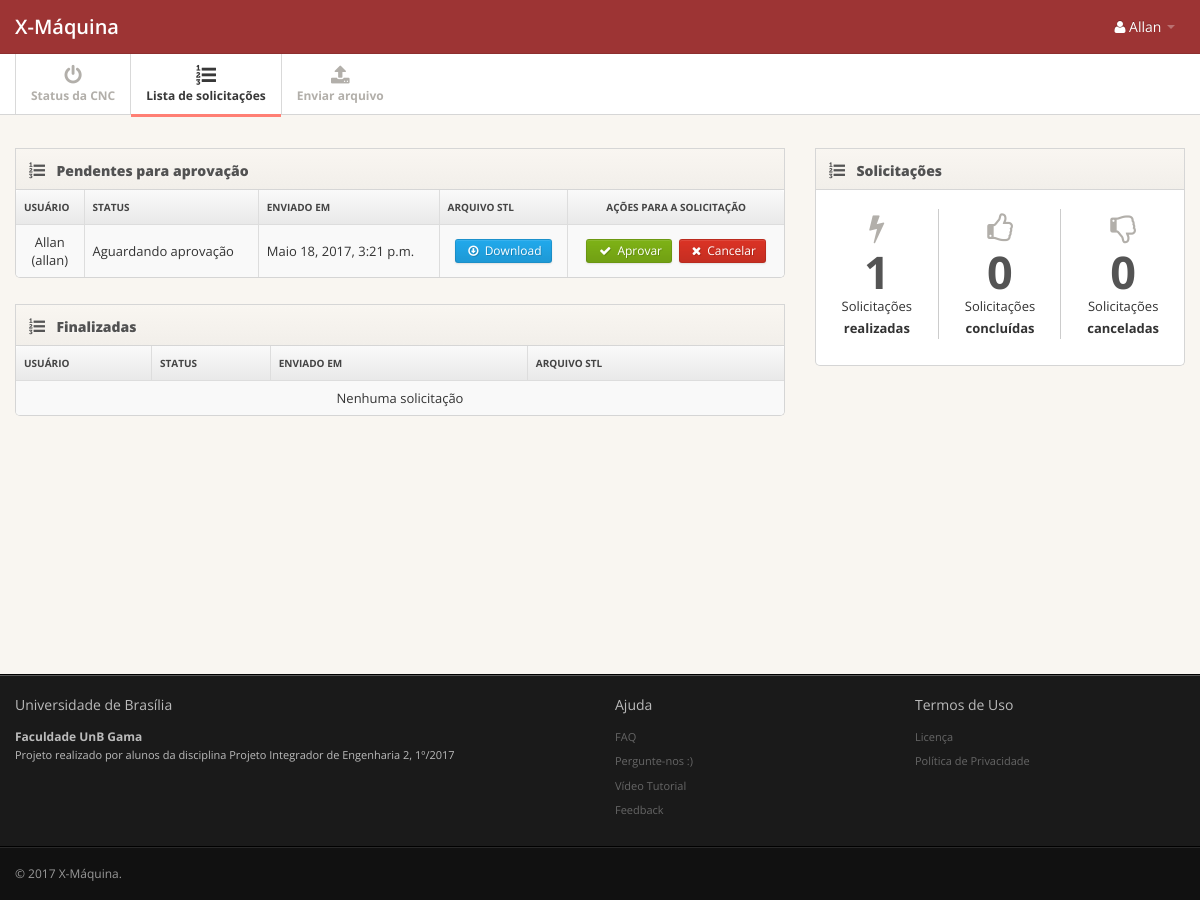
Before: /request/list/ (signed in) with the older database file.
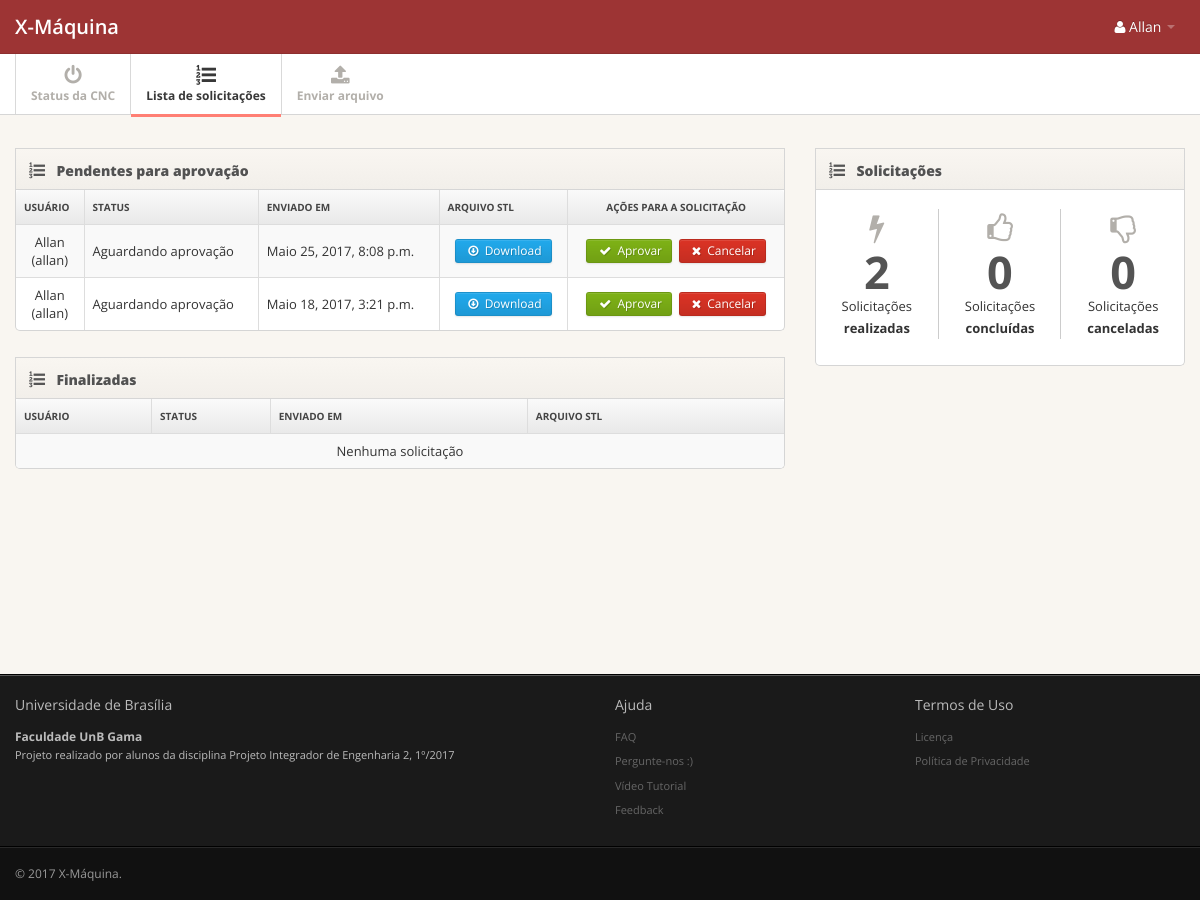
After: the same page with the newer database file.
### request/models.py (models this page shows, shortened)
class Request(models.Model):
    RECEIVED = 0
    IN_PROGRESS = 1
    APPROVED = 2
    CANCELLED = 3
    SUCCESS = 4
    FAILED = 5
    STATUS = (
        (RECEIVED, 'Aguardando aprovação'),
        (APPROVED, 'Aprovado'),
        (IN_PROGRESS, 'Em andamento'),
        (CANCELLED, 'Cancelado'),
        (SUCCESS, 'Finalizado com sucesso'),
        (FAILED, 'Finalizado com falha'),
    )
    status = models.IntegerField("Status", choices=STATUS, default=RECEIVED)
    sent_at = models.DateTimeField("Enviado em", auto_now=True)
    owner = models.ForeignKey(
        User,
        verbose_name="Proprietário",
        related_name="owner",
        on_delete=models.CASCADE)
    approved_by = models.ForeignKey(
        User,
        verbose_name="Aprovado por",
        related_name="approved_by",
        blank=True,
        null=True,
        on_delete=models.SET_NULL,
        limit_choices_to={
            'is_staff': True})
    cad_file = models.FileField(
        "Arquivo STL",
        upload_to=user_directory_path,
        validators=[validate_stl_file])
    class Meta:
        verbose_name = "Solicitação"
        verbose_name_plural = "Solicitações"

### request/views.py (the view, shortened to what this page needs)
def request_list(request):
    reqs = None
    if request.user.is_superuser:
        pending_requests = Request.objects.filter(
            status=Request.RECEIVED).order_by('-sent_at')
        other_requests = Request.objects.exclude(
            status=Request.RECEIVED).order_by('-sent_at')
        total_reqs = Request.objects.count()
        total_concluded_reqs = Request.objects.filter(
            status=Request.SUCCESS).count()
        total_negated_reqs = Request.objects.filter(
            status=Request.CANCELLED).count()
    return render(request,
                  'request/requests.html',
                  {'pending_requests': pending_requests,
                   'other_requests': other_requests,
                   'total_reqs': total_reqs,
                   'total_concluded_reqs': total_concluded_reqs,
                   'total_negated_reqs': total_negated_reqs})

### templates/request/requests.html (shortened to what the changed rows need)
{% extends "base.html" %} {% load static %} {% block extrastyle %}
<link href="{% static 'css/pages/dashboard.css'%}" rel="stylesheet"> {% endblock %} {% block content %}
<div class="main-inner">
  <div class="container">
    <div class="row">
      <div class="span8">
        <div>
          <div class="widget widget-table action-table">
            <div class="widget-content" style="overflow-x:auto;max-height:400px;overflow:auto">
              <table class="table table-striped table-bordered table-responsive">
                <thead>
                  <tr>
                    <th> Usuário </th>
                    <th> Status </th>
                    <th style="min-width:100px"> Enviado em </th>
                    <th style="min-width:100px"> Arquivo STL </th>
                    <th class="td-actions" style="min-width:180px; text-align:center"> Ações para a solicitação </th>
                  </tr>
                </thead>
                <tbody>
                  {% if not pending_requests %}
                  <tr>
                    <td colspan="5" style="text-align:center">Nenhuma solicitação</td>
                  </tr>
                  {% else %} {% for req in pending_requests %}
                  <tr>
                    <td style="text-align:center">
                      {{ req.owner.get_full_name }}<br> ({{ req.owner.get_username }})
                    </td>
                    <td>{{ req.get_status_display }}</td>
                    <td>{{ req.sent_at }}</td>
                    <td class="td-actions">
                      <a href="{{ req.cad_file.url }}" class="btn btn-small btn-primary">
                        <i class="btn-icon-only icon-download"> </i> Download
                      </a>
                    </td>
                    <td class="td-actions">
                      <a href="javascript:;" class="btn btn-small btn-success">
                        <i class="btn-icon-only icon-ok"> </i> Aprovar
                      </a>&nbsp;
                      <a href="javascript:;" class="btn btn-danger btn-small">
                        <i class="btn-icon-only icon-remove"> </i> Cancelar
                      </a>
                    </td>
                  </tr>
                  {% endfor %} {% endif %}
                </tbody>
              </table>
            </div>
          </div>
        </div>
        <div>
          <div class="widget widget-table action-table">
            <div class="widget-content" style="overflow-x:auto;max-height:600px;overflow:auto">
              <table class="table table-striped table-bordered table-responsive">
                <thead>
                  <tr>
                    <th> Usuário </th>
                    <th> Status </th>
                    <th style="min-width:100px"> Enviado em </th>
                    <th style="min-width:100px"> Arquivo STL </th>
                  </tr>
                </thead>
              </table>
            </div>
          </div>
        </div>
      </div>
      <div class="span4">
        <div class="widget widget-nopad">
          <div class="widget-content">
            <div class="widget big-stats-container">
              <div class="widget-content">
                <div id="big_stats" class="cf">
                  <div class="stat"> <i class="icon-bolt"></i> <span class="value">{{ total_reqs|default:"0" }}</span> <br><small>Solicitações <b>realizadas</b></small></div>
                </div>
              </div>
            </div>
          </div>
        </div>
      </div>
    </div>
  </div>
</div>
{% endblock %}

Changed rows visible on the page:
added Request: owner.get_full_name "Allan", owner.get_username "allan", status "Aguardando aprovação", sent_at "Maio 25, 2017, 8:08 p.m."
Other visible differences:
{{ total_reqs|default:"0" }}: "1" → "2"
